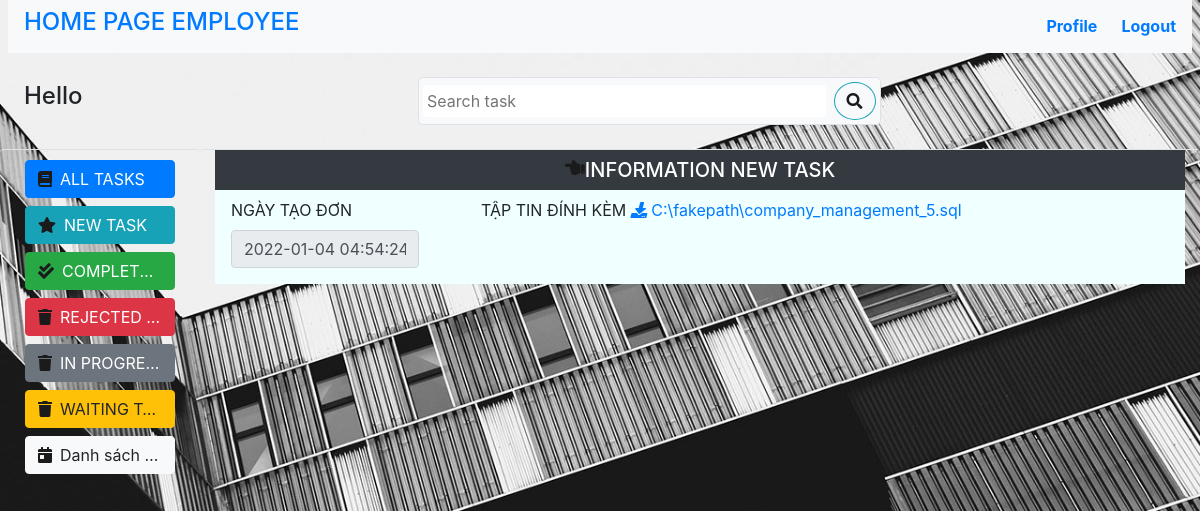
Screenshot of /employee/dayOff_infomation.php?id=KD001 with the database file from the repository.
### tables this page shows
CREATE TABLE `DonXinNghiPhep` (
  `maDon` int(10) NOT NULL,
  `maNhanVien` varchar(10) NOT NULL,
  `soNgayNghi` int(11) NOT NULL,
  `trangThai` tinyint(1) NOT NULL DEFAULT '0',
  `lyDo` varchar(200) NOT NULL,
  `ngayTao` datetime NOT NULL DEFAULT CURRENT_TIMESTAMP,
  `tapTin` varchar(200) DEFAULT NULL,
  `KetQua` tinyint(1) NOT NULL DEFAULT '0'
);

### connect_db.php (called while the page is built, shortened)
<?php
    function connect_db() {
        $host = 'mysql-server';
        $user = 'root';
        $pass = 'root';
        $db = 'company_management';
        $conn = new mysqli($host, $user, $pass, $db);
        $conn->set_charset("utf8");
        return $conn;
    }
?>

### employee/dayOff_infomation.php (the view, shortened to what this page needs)
<?php
	require_once('../connect_db.php');
?>
<!DOCTYPE html>
<html lang="en">
<head>
	<link rel="stylesheet" href="https://maxcdn.bootstrapcdn.com/bootstrap/4.5.2/css/bootstrap.min.css">
	<link rel="stylesheet" href="/style.css">
	<link rel="stylesheet" href="https://use.fontawesome.com/releases/v5.7.0/css/all.css">
</head>
<body>
	<?php
		require_once('sidebar_searchTask.php');
	?>
	<div>
		<div class="row m-0">
			<?php
				require_once('sidebar.php');
			?>
			<div class="col-xl-10 col-lg-10 col-md-10 col-sm-10 col-10 rounded border border-left-0 border-right-0 border-bottom-0">
				<div class="task-content">
					<h5 class="p-2 d-flex justify-content-center bg-dark text-white tex-center">
						<i class="fas fa-hand-point-left"></i>
						INFORMATION NEW TASK
					</h5>
					<form action="" method="post" >
						<?php
							require_once("../connect_db.php");
							$sql = "SELECT * FROM DonXinNghiPhep WHERE maNhanVien = '".$_GET['id']."'";
							$result = connect_db()->query($sql);
							while ($row = $result->fetch_assoc()) {
                                $dayCreate = $row['ngayTao'];
                                $file = $row['tapTin'];
							}
						?>
						<div class="row">
							<div class="col-xl-3 col-lg-4 col-md-4 col-sm-5 col-12">
								<div class="form-group ml-3 mr-3">
									<label for="ngayTao">NGÀY TẠO ĐƠN</label>
									<input type="text" value="<?= $dayCreate ?>" class="form-control" id="ngayTao" name="ngayTao" readonly />
								</div>
							</div>
							<div class="col-xl-9 col-lg-8 col-md-8 col-sm-7 col-12">
								<div class="form-group ml-3 mr-3">
									<label for="file">TẬP TIN ĐÍNH KÈM</label>
									<a class="text-primary" target="blank" href="/files/<?= $file ?>"><i class="text-primary font-italic fas fa-download"></i> <?= $file ?></a>
								</div>
							</div>
						</div>
					</form>
				</div>
			</div>
    	</div>
	</div>
</body>
</html>

### style.css (style rules this page uses)
a { text-decoration: none; }
* { box-sizing: border-box; }
body { width: 100%; overflow-x: hidden; }
.fas { color: #1b1b1b; }
body { background-image: url(/images/background.jpg); background-repeat: no-repeat; background-size: cover; }
.task-content { background-color: rgb(240,255,255); }

### rows the page displays
donxinnghiphep: ngayTao "2022-01-04 04:54:24", tapTin "C:\\fakepath\\company_management_5.sql"
